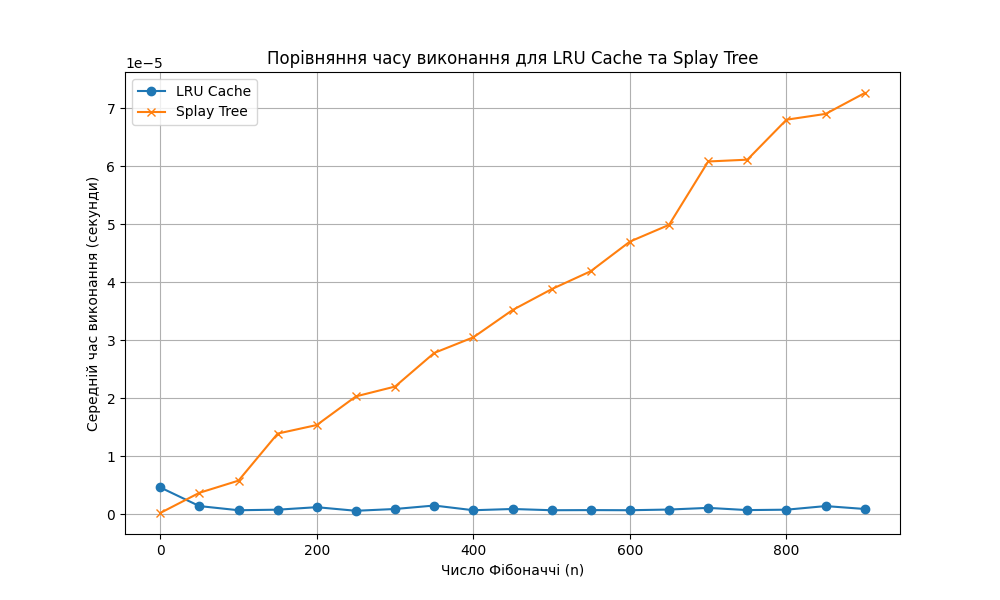

Source code (Python):
import time
import matplotlib.pyplot as plt
from functools import lru_cache

# Реалізація Splay Tree
class SplayNode:
    def __init__(self, key, value):
        self.key = key
        self.value = value
        self.left = None
        self.right = None

class SplayTree:
    def __init__(self):
        self.root = None

    def _splay(self, root, key):
        if root is None or root.key == key:
            return root

        if key < root.key:
            if root.left is None:
                return root
            if key < root.left.key:
                root.left.left = self._splay(root.left.left, key)
                root = self._rotate_right(root)
            elif key > root.left.key:
                root.left.right = self._splay(root.left.right, key)
                if root.left.right is not None:
                    root.left = self._rotate_left(root.left)
            return self._rotate_right(root) if root.left is not None else root
        else:
            if root.right is None:
                return root
            if key > root.right.key:
                root.right.right = self._splay(root.right.right, key)
                root = self._rotate_left(root)
            elif key < root.right.key:
                root.right.left = self._splay(root.right.left, key)
                if root.right.left is not None:
                    root.right = self._rotate_right(root.right)
            return self._rotate_left(root) if root.right is not None else root

    def _rotate_left(self, root):
        temp = root.right
        root.right = temp.left
        temp.left = root
        return temp

    def _rotate_right(self, root):
        temp = root.left
        root.left = temp.right
        temp.right = root
        return temp

    def insert(self, key, value):
        if self.root is None:
            self.root = SplayNode(key, value)
            return
        self.root = self._splay(self.root, key)
        if self.root.key == key:
            self.root.value = value
            return
        new_node = SplayNode(key, value)
        if key < self.root.key:
            new_node.right = self.root
            new_node.left = self.root.left
            self.root.left = None
        else:
            new_node.left = self.root
            new_node.right = self.root.right
            self.root.right = None
        self.root = new_node

    def search(self, key):
        self.root = self._splay(self.root, key)
        return self.root.value if self.root and self.root.key == key else None

# Фібоначчі з LRU Cache
@lru_cache(maxsize=None)
def fibonacci_lru(n):
    if n <= 1:
        return n
    return fibonacci_lru(n - 1) + fibonacci_lru(n - 2)

# Фібоначчі з Splay Tree
def fibonacci_splay(n, tree):
    cached_value = tree.search(n)
    if cached_value is not None:
        return cached_value
    if n <= 1:
        result = n
    else:
        result = fibonacci_splay(n - 1, tree) + fibonacci_splay(n - 2, tree)
    tree.insert(n, result)
    return result

# Параметри тестування
fib_numbers = list(range(0, 950, 50))
lru_times = []
splay_times = []

# Вимірювання часу для LRU Cache
for n in fib_numbers:
    start_time = time.time()
    fibonacci_lru(n)
    lru_times.append((time.time() - start_time) / 10)

# Вимірювання часу для Splay Tree
for n in fib_numbers:
    splay_tree = SplayTree()
    start_time = time.time()
    fibonacci_splay(n, splay_tree)
    splay_times.append((time.time() - start_time) / 10)

# Виведення таблиці
print(f"{'n':<10}{'LRU Cache Time (s)':<25}{'Splay Tree Time (s)':<25}")
print("-" * 60)
for i in range(len(fib_numbers)):
    print(f"{fib_numbers[i]:<10}{lru_times[i]:<25.8f}{splay_times[i]:<25.8f}")

# Побудова графіка
plt.figure(figsize=(10, 6))
plt.plot(fib_numbers, lru_times, marker='o', linestyle='-', label="LRU Cache")
plt.plot(fib_numbers, splay_times, marker='x', linestyle='-', label="Splay Tree")

# Оформлення графіка
plt.xlabel("Число Фібоначчі (n)")
plt.ylabel("Середній час виконання (секунди)")
plt.title("Порівняння часу виконання для LRU Cache та Splay Tree")
plt.legend()
plt.grid(True)

# Збереження та показ
plt.savefig("fibonacci_comparison.png")
plt.show()